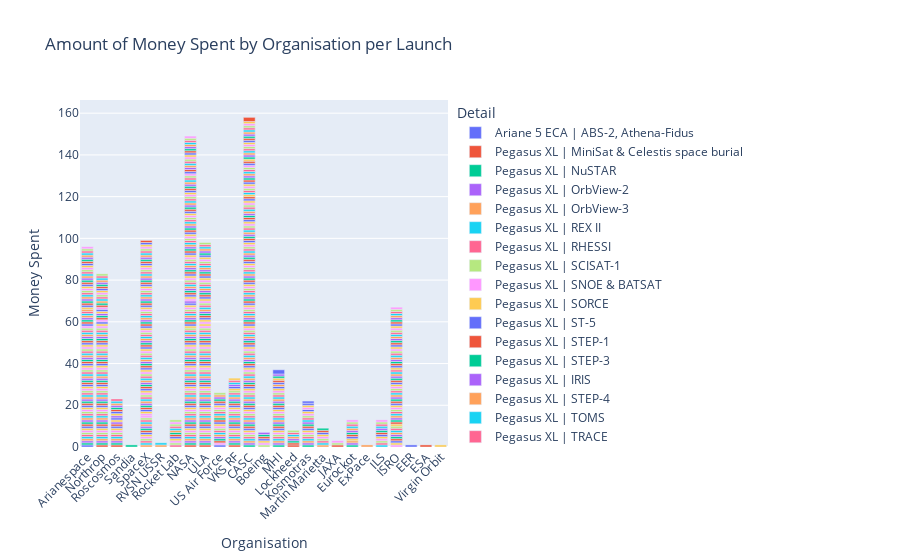

The notebook cell saved with this chart:
### Code cell
fig = px.bar(money_per_launch,
             x=money_per_launch.Organisation,
             y=money_per_launch.Price,
             color=money_per_launch.Detail,
             title="Amount of Money Spent by Organisation per Launch")

fig.update_layout(xaxis_title="Organisation",
                  yaxis_title="Money Spent")

fig.update_xaxes(tickangle=315)

fig.show()
